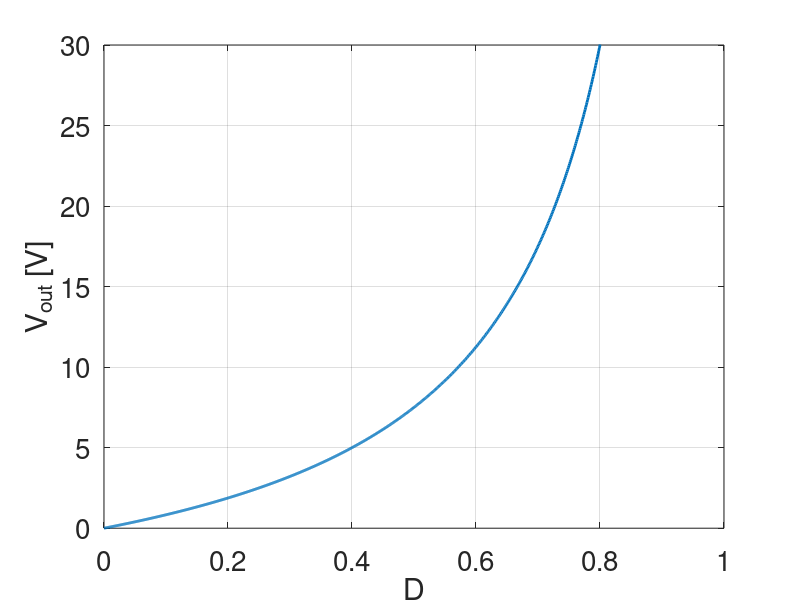

Write the MATLAB code that produced this figure. (Note: this script raises an error after producing the figure.)
%% Flyback init
clear all;
close all;
clc;
%% 
Nturns=1/2; %N2/N1
Vin=15;
%% 8.5.1
D=linspace(0,1,1001);
Vout=Nturns*Vin.*D./(1-D);
%% fig
fig=figure;
plot(D,Vout,'LineWidth',2)
grid on
xlabel('D')
ylabel('V_{out} [V]')
ylim([0 Vin*2])
xlim([0 1])
set(gca,'FontSize',20)
saveFig(fig,'figs/Flyback_Vout.eps',200)
%% 8.5.2
D=0.4;
RL=10;
fsw=100e3;
%% voltage
T=linspace(0,1,1001);
Vprim=zeros(1,length(T));
Vprim(T<=D)=Vin;
Vprim(T>=D)=-Vin*D/(1-D);
Vsec=zeros(1,length(T));
Vsec(T<=D)=-Nturns*Vin;
Vsec(T>=D)=Nturns*Vin*D/(1-D);
%% fig
fig=figure;
plot(T,Vprim,'LineWidth',2)
hold on
grid on
plot(T,Vsec,'LineWidth',2)
xlabel('T')
ylabel('Voltage [V]')
xlim([0 1])
legend('Primary winding','Secondary winding')
set(gca,'FontSize',20)
saveFig(fig,'figs/Flyback_transwave.eps',200)
%% mosfet
Vmos=zeros(1,length(T));
Vmos(T<=D)=0;
Vmos(T>=D)=Vin+Vin*D/(1-D);
%% fig
fig=figure;
plot(T,Vmos,'LineWidth',2)
hold on
grid on
xlabel('T')
ylabel('Voltage over mosfet [V]')
xlim([0 1])
set(gca,'FontSize',20)
saveFig(fig,'figs/Flyback_mos.eps',200)
%% current
% Iout = Idiode
D=0.4;
Lprim = 280e-6;
Lsec = 70e-6;
Vout=Nturns*Vin*D/(1-D);
RL=10;
fsw=40e3;
%
Tmax=1/fsw;
T=linspace(0,Tmax,1001);
Iout=Vout/RL;
Iin=Nturns*Iout*D/(1-D); % based on 100% efficiency
Iin_delta=Vin*(D*Tmax)/Lprim;
Iin_0=-(D*Iin_delta-2*Iin)/(2*D);
Iin_peak=(D*Iin_delta+2*Iin)/(2*D);
Iout_0=1/Nturns*Iin_0;
Iout_peak=1/Nturns*Iin_peak;
%waveforms
iin=zeros(1,length(T));
iout=zeros(1,length(T));
iin(1:(D*1000+1))=Iin_0+T(1:(D*1000+1))*Iin_delta/(Tmax*D);
iout((D*1000+1):end)=Iout_peak-(T((D*1000+1):end)-T(D*1000+1))*(Iout_peak-Iout_0)/(Tmax*(1-D));
%% save data
save('Flyback_currentwave_10_40.mat','T','iin','iout');
%% fig iin
data_75_40=load('Flyback_currentwave_75_40.mat');
data_10_40=load('Flyback_currentwave_10_40.mat');
data_75_100=load('Flyback_currentwave_75_100.mat');
fig=figure;
plot(data_75_40.T,data_75_100.iin,'LineWidth',2)  %brugt anden x-akse ift skitse!!!
hold on
plot(data_10_40.T,data_10_40.iin,'LineWidth',2)
plot(data_75_40.T,data_75_40.iin,'LineWidth',2)
grid on
xlabel('T')
xlim([0,data_10_40.T(end)])
xticks([data_10_40.T(end)/5 2/5*data_10_40.T(end) 3/5*data_10_40.T(end) 4/5*data_10_40.T(end)])
xticklabels(['' '' '' ''])
ylabel('I_{in}') 
yticks([0.2 0.4 0.6 0.8]);
yticklabels('')
set(gca,'FontSize',20)
saveFig(fig,'figs/Flyback_iin.eps',200)
%% fig iout
data_75_40=load('Flyback_currentwave_75_40.mat');
data_10_40=load('Flyback_currentwave_10_40.mat');
data_75_100=load('Flyback_currentwave_75_100.mat');
fig=figure;
plot(data_75_40.T,data_75_100.iout,'LineWidth',2) %brugt anden x-akse ift skitse!!!
hold on
plot(data_10_40.T,data_10_40.iout,'LineWidth',2)
plot(data_75_40.T,data_75_40.iout,'LineWidth',2)
grid on
xlabel('T')
xlim([0,data_10_40.T(end)])
xticks([data_10_40.T(end)/5 2/5*data_10_40.T(end) 3/5*data_10_40.T(end) 4/5*data_10_40.T(end)])
xticklabels(['' '' '' ''])
ylabel('I_{in}') 
yticks([0.4 0.8 1.2 1.6]);
yticklabels('')
set(gca,'FontSize',20)
saveFig(fig,'figs/Flyback_iout.eps',200) 